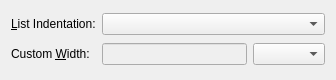
<ui version="4.0" >
 <class>PrintNomenclUi</class>
 <widget class="QWidget" name="PrintNomenclUi" >
  <property name="geometry" >
   <rect>
    <x>0</x>
    <y>0</y>
    <width>336</width>
    <height>80</height>
   </rect>
  </property>
  <property name="windowTitle" >
   <string>Nomenclature settings</string>
  </property>
  <layout class="QGridLayout" name="gridLayout" >
   <item row="0" column="0" colspan="2" >
    <widget class="QLabel" name="setWidthLA" >
     <property name="toolTip" >
      <string>Define hanging indentation/label length for the nomenclature list.</string>
     </property>
     <property name="text" >
      <string>&amp;List Indentation:</string>
     </property>
     <property name="buddy" >
      <cstring>setWidthCO</cstring>
     </property>
    </widget>
   </item>
   <item row="0" column="2" colspan="2" >
    <widget class="QComboBox" name="setWidthCO" >
     <property name="toolTip" >
      <string>Define hanging indentation/label length for the nomenclature list.</string>
     </property>
    </widget>
   </item>
   <item row="1" column="0" colspan="2" >
    <widget class="QLabel" name="valueLA" >
     <property name="text" >
      <string>Custom &amp;Width:</string>
     </property>
     <property name="buddy" >
      <cstring>valueLE</cstring>
     </property>
    </widget>
   </item>
   <item row="1" column="2" >
    <widget class="QLineEdit" name="valueLE" >
     <property name="enabled" >
      <bool>false</bool>
     </property>
     <property name="toolTip" >
      <string>Custom value. "List Indentation" needs to be set to "Custom".</string>
     </property>
    </widget>
   </item>
   <item row="1" column="3" >
    <widget class="lyx::frontend::LengthCombo" name="unitLC" />
   </item>
  </layout>
 </widget>
 <customwidgets>
  <customwidget>
   <class>lyx::frontend::LengthCombo</class>
   <extends>QComboBox</extends>
   <header>LengthCombo.h</header>
  </customwidget>
 </customwidgets>
 <tabstops>
  <tabstop>valueLE</tabstop>
 </tabstops>
 <includes>
  <include location="local" >qt_i18n.h</include>
 </includes>
 <resources/>
 <connections/>
</ui>
